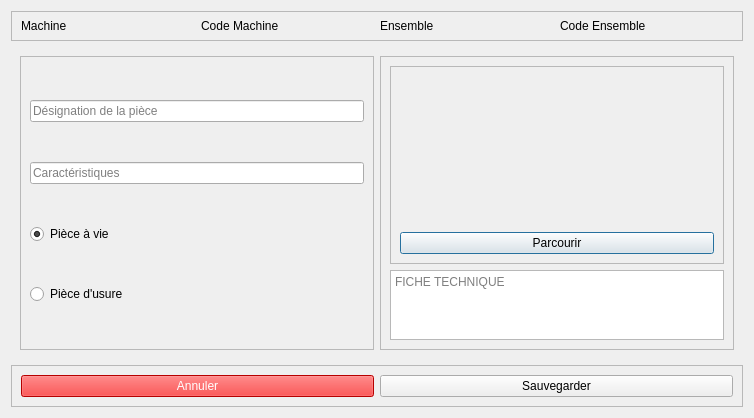
<?xml version="1.0" encoding="UTF-8"?>
<ui version="4.0">
 <class>AddPieceDialog</class>
 <widget class="QDialog" name="AddPieceDialog">
  <property name="geometry">
   <rect>
    <x>0</x>
    <y>0</y>
    <width>754</width>
    <height>418</height>
   </rect>
  </property>
  <property name="windowTitle">
   <string>Dialog</string>
  </property>
  <property name="styleSheet">
   <string notr="true">#annulerBtn{
background-color: rgb(255, 0, 0);
color:rgb(255,255,255);
}
</string>
  </property>
  <layout class="QVBoxLayout" name="verticalLayout">
   <item>
    <widget class="QFrame" name="frame">
     <property name="maximumSize">
      <size>
       <width>16777215</width>
       <height>30</height>
      </size>
     </property>
     <property name="frameShape">
      <enum>QFrame::StyledPanel</enum>
     </property>
     <property name="frameShadow">
      <enum>QFrame::Raised</enum>
     </property>
     <layout class="QHBoxLayout" name="horizontalLayout">
      <item>
       <widget class="QLabel" name="nomMachine">
        <property name="text">
         <string>Machine</string>
        </property>
       </widget>
      </item>
      <item>
       <widget class="QLabel" name="codeMachine">
        <property name="text">
         <string>Code Machine</string>
        </property>
       </widget>
      </item>
      <item>
       <widget class="QLabel" name="nomEnsemble">
        <property name="text">
         <string>Ensemble</string>
        </property>
       </widget>
      </item>
      <item>
       <widget class="QLabel" name="codeEnsemble">
        <property name="text">
         <string>Code Ensemble</string>
        </property>
       </widget>
      </item>
     </layout>
    </widget>
   </item>
   <item>
    <widget class="QWidget" name="widget" native="true">
     <layout class="QHBoxLayout" name="horizontalLayout_3">
      <item>
       <widget class="QFrame" name="frame_3">
        <property name="frameShape">
         <enum>QFrame::StyledPanel</enum>
        </property>
        <property name="frameShadow">
         <enum>QFrame::Raised</enum>
        </property>
        <layout class="QVBoxLayout" name="verticalLayout_4">
         <item>
          <widget class="QLineEdit" name="nomPiece">
           <property name="placeholderText">
            <string>Désignation de la pièce</string>
           </property>
          </widget>
         </item>
         <item>
          <widget class="QLineEdit" name="caracteristique">
           <property name="placeholderText">
            <string>Caractéristiques</string>
           </property>
          </widget>
         </item>
         <item>
          <widget class="QRadioButton" name="aVieRadio">
           <property name="text">
            <string>Pièce à vie</string>
           </property>
           <property name="checked">
            <bool>true</bool>
           </property>
          </widget>
         </item>
         <item>
          <widget class="QRadioButton" name="usureRadio">
           <property name="text">
            <string>Pièce d'usure</string>
           </property>
          </widget>
         </item>
        </layout>
       </widget>
      </item>
      <item>
       <widget class="QFrame" name="frame_4">
        <property name="frameShape">
         <enum>QFrame::StyledPanel</enum>
        </property>
        <property name="frameShadow">
         <enum>QFrame::Raised</enum>
        </property>
        <layout class="QVBoxLayout" name="verticalLayout_3">
         <item>
          <widget class="QFrame" name="frame_5">
           <property name="maximumSize">
            <size>
             <width>16777215</width>
             <height>200</height>
            </size>
           </property>
           <property name="frameShape">
            <enum>QFrame::StyledPanel</enum>
           </property>
           <property name="frameShadow">
            <enum>QFrame::Raised</enum>
           </property>
           <layout class="QVBoxLayout" name="verticalLayout_2">
            <item>
             <widget class="QLabel" name="photoPiece">
              <property name="minimumSize">
               <size>
                <width>0</width>
                <height>150</height>
               </size>
              </property>
              <property name="maximumSize">
               <size>
                <width>200</width>
                <height>16777215</height>
               </size>
              </property>
              <property name="text">
               <string/>
              </property>
             </widget>
            </item>
            <item>
             <widget class="QPushButton" name="parcourirBtn">
              <property name="text">
               <string>Parcourir</string>
              </property>
             </widget>
            </item>
           </layout>
          </widget>
         </item>
         <item>
          <widget class="QPlainTextEdit" name="ficheTechnique">
           <property name="placeholderText">
            <string>FICHE TECHNIQUE</string>
           </property>
          </widget>
         </item>
        </layout>
       </widget>
      </item>
     </layout>
    </widget>
   </item>
   <item>
    <widget class="QFrame" name="frame_2">
     <property name="maximumSize">
      <size>
       <width>16777215</width>
       <height>50</height>
      </size>
     </property>
     <property name="frameShape">
      <enum>QFrame::StyledPanel</enum>
     </property>
     <property name="frameShadow">
      <enum>QFrame::Raised</enum>
     </property>
     <layout class="QHBoxLayout" name="horizontalLayout_2">
      <item>
       <widget class="QPushButton" name="annulerBtn">
        <property name="text">
         <string>Annuler</string>
        </property>
       </widget>
      </item>
      <item>
       <widget class="QPushButton" name="AjouterBtn">
        <property name="text">
         <string>Sauvegarder</string>
        </property>
       </widget>
      </item>
     </layout>
    </widget>
   </item>
  </layout>
 </widget>
 <resources/>
 <connections/>
</ui>
